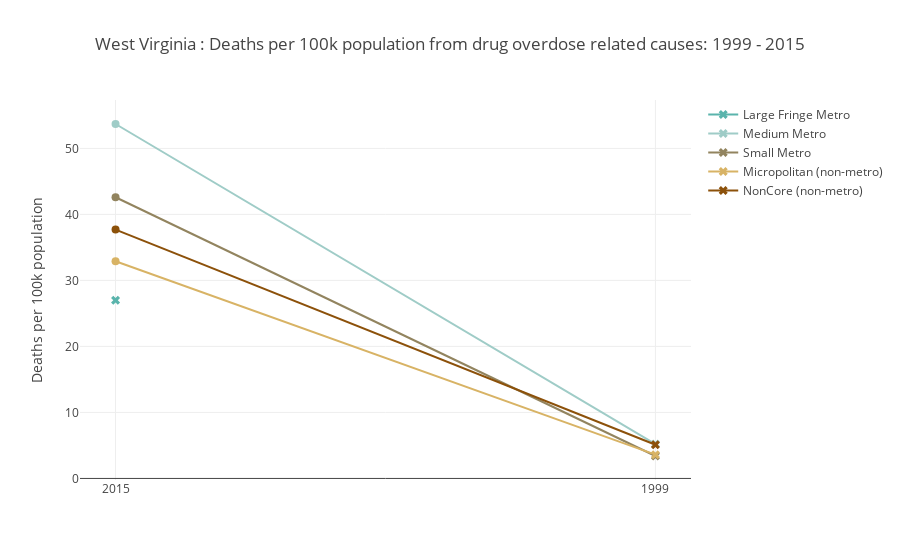

The notebook cell this image was saved under:
### Code cell
state_filter = "West Virginia"
df = urb_deaths[(urb_deaths["State"] == state_filter) & (urb_deaths["Year"].isin([1999,2015]))]\
.sort_values(["Year","2013 Urbanization Code"])

x = "Year"
y = "Age Adjusted Rate"
group = "2013 Urbanization Code"
title = state_filter + " : Deaths per 100k population from drug overdose related causes: 1999 - 2015"
xaxis_title=""
yaxis_title="Deaths per 100k population"

# Add reliability indicator
df["marker"] = "circle"
df.loc[df["aar_unreliable"]==1,"marker"] = "x"

# Add colorscale

ids = [1,2,3,4,5,6]
colors = ['rgb(140,81,10)','rgb(216,179,101)','rgb(146,132,95)','rgb(159,204,199)','rgb(90,180,172)','rgb(1,102,94)']
levels = ["Large Central Metro","Large Fringe Metro","Medium Metro"
          ,"Small Metro","Micropolitan (non-metro)","NonCore (non-metro)"]
col_levels = [item for item in zip(colors[::-1],levels)]
scl = dict(zip(ids,col_levels))

groups = sorted(list(df[group].unique()))

data = []

for item in groups:

    data.append(
            Scatter(
                x = df[df[group]==item][x],
                y = df[df[group]==item][y],
                name = scl[item][1],
                mode = "lines+markers",
                line = dict(
                        width = 2,
                        color = scl[item][0],
                        shape='spline'
                    ),
                marker = dict(symbol=df["marker"],size=8)
                )
            )


layout = dict(title = title
              ,xaxis = dict(title=xaxis_title,type="category")
              ,yaxis = dict(title=yaxis_title)
              ,legend = dict(traceorder="normal"))
fig = dict(data=data, layout=layout)

py.iplot(fig, filename='state_deaths_urb')

### Figure 1 — Plotly figure (JSON) as saved in the notebook; plotly's stock layout.template omitted (floating-point values rounded to 4 significant figures)
{"data": [{"line": {"color": "rgb(90,180,172)", "shape": "spline", "width": 2}, "marker": {"size": 8, "symbol": ["x", "circle", "x", "circle", "x", "circle", "circle", "circle", "circle"]}, "mode": "lines+markers", "name": "Large Fringe Metro", "type": "scatter", "x": [2015], "y": [27]}, {"line": {"color": "rgb(159,204,199)", "shape": "spline", "width": 2}, "marker": {"size": 8, "symbol": ["x", "circle", "x", "circle", "x", "circle", "circle", "circle", "circle"]}, "mode": "lines+markers", "name": "Medium Metro", "type": "scatter", "x": [1999, 2015], "y": [5.2, 53.7]}, {"line": {"color": "rgb(146,132,95)", "shape": "spline", "width": 2}, "marker": {"size": 8, "symbol": ["x", "circle", "x", "circle", "x", "circle", "circle", "circle", "circle"]}, "mode": "lines+markers", "name": "Small Metro", "type": "scatter", "x": [1999, 2015], "y": [3.4, 42.6]}, {"line": {"color": "rgb(216,179,101)", "shape": "spline", "width": 2}, "marker": {"size": 8, "symbol": ["x", "circle", "x", "circle", "x", "circle", "circle", "circle", "circle"]}, "mode": "lines+markers", "name": "Micropolitan (non-metro)", "type": "scatter", "x": [1999, 2015], "y": [3.6, 32.9]}, {"line": {"color": "rgb(140,81,10)", "shape": "spline", "width": 2}, "marker": {"size": 8, "symbol": ["x", "circle", "x", "circle", "x", "circle", "circle", "circle", "circle"]}, "mode": "lines+markers", "name": "NonCore (non-metro)", "type": "scatter", "x": [1999, 2015], "y": [5.1, 37.7]}], "layout": {"legend": {"traceorder": "normal"}, "title": "West Virginia : Deaths per 100k population from drug overdose related causes: 1999 - 2015", "xaxis": {"title": "", "type": "category"}, "yaxis": {"title": "Deaths per 100k population"}}}
